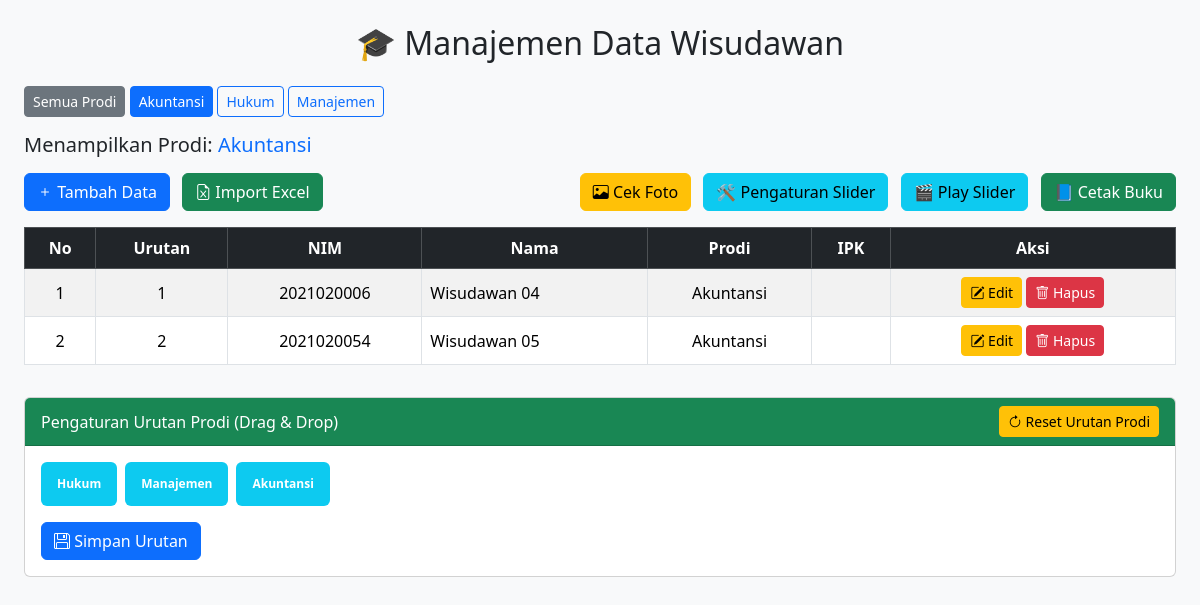
The app's page /admin.php?prodi=Akuntansi with its own data.
### tables this page shows
CREATE TABLE `tbl_wisudawan`  (
  `id` int NOT NULL AUTO_INCREMENT,
  `urutan` int NULL DEFAULT NULL,
  `nirm` varchar(255) NULL DEFAULT NULL,
  `nama` varchar(255) NULL DEFAULT NULL,
  `ortu_laki` varchar(255) NULL DEFAULT NULL,
  `ortu_perempuan` varchar(255) NULL DEFAULT NULL,
  `tmp_tgl_lahir` text NULL,
  `asal_sekolah` varchar(255) NULL DEFAULT NULL,
  `alamat` text NULL,
  `ipk` varchar(255) NULL DEFAULT NULL,
  `judul` text NULL,
  `keterangan` text NULL,
  `prodi` varchar(255) NULL DEFAULT NULL,
  `gelombang` varchar(1) NULL DEFAULT NULL,
  PRIMARY KEY (`id`) USING BTREE,
  INDEX `idx_gelombang_prodi`(`gelombang` ASC, `prodi` ASC) USING BTREE
);

CREATE TABLE `tbl_prodi_urutan`  (
  `id` int NOT NULL AUTO_INCREMENT,
  `nama_prodi` varchar(100) NOT NULL,
  `urutan` int NOT NULL,
  PRIMARY KEY (`id`) USING BTREE
);

### admin.php (the view, shortened to what this page needs)
<?php
require_once __DIR__ . "/connection.php";
$prodiResult = mysqli_query($koneksi, "SELECT DISTINCT prodi FROM tbl_wisudawan ORDER BY prodi ASC");
$selectedProdi = isset($_GET['prodi']) ? $_GET['prodi'] : '';
$limit = 30;
$page = isset($_GET['page']) ? (int)$_GET['page'] : 1;
$offset = ($page - 1) * $limit;
$where = $selectedProdi ? "WHERE prodi='$selectedProdi'" : "";
$result = mysqli_query($koneksi, "SELECT * FROM tbl_wisudawan $where ORDER BY prodi ASC, urutan ASC, nama ASC LIMIT $offset, $limit");
?>
<!DOCTYPE html>
<html lang="id">
<head>
    <link href="https://cdn.jsdelivr.net/npm/bootstrap@5.3.3/dist/css/bootstrap.min.css" rel="stylesheet">
    <link rel="stylesheet" href="https://cdn.jsdelivr.net/npm/bootstrap-icons@1.11.1/font/bootstrap-icons.css">
</head>
<body class="bg-light">
<div class="container-fluid px-4 mt-4">
    <h2 class="mb-4 text-center">🎓 Manajemen Data Wisudawan</h2>
    <div class="mb-3">
        <a href="admin.php" class="btn btn-secondary btn-sm <?= $selectedProdi=='' ? 'active' : '' ?>">Semua Prodi</a>
        <?php while($p = mysqli_fetch_assoc($prodiResult)): ?>
            <a href="?prodi=<?= urlencode($p['prodi']) ?>"
               class="btn btn-outline-primary btn-sm <?= $selectedProdi==$p['prodi'] ? 'active' : '' ?>">
               <?= htmlspecialchars($p['prodi']) ?>
            </a>
        <?php endwhile; ?>
    </div>
    <?php
    $prodiLabel = ($selectedProdi && trim($selectedProdi) !== '') ? htmlspecialchars($selectedProdi) : 'Semua Prodi';
    $link_slider = "index.php" .(($selectedProdi && trim($selectedProdi) !== '') ? "?prodi=" . htmlspecialchars($selectedProdi) : '');
    $link_buku = "buku-js.html" .(($selectedProdi && trim($selectedProdi) !== '') ? "?prodi=" . htmlspecialchars($selectedProdi) : '');
    ?>
    <h5 class="mb-3">Menampilkan Prodi: <span class="text-primary"><?= $prodiLabel ?></span></h5>
    <div class="d-flex justify-content-between align-items-center mb-3">
        <div>
            <button class="btn btn-primary me-2" data-bs-toggle="modal" data-bs-target="#formModal" onclick="clearForm()"><i class="bi bi-plus"></i> Tambah Data</button>
            <button class="btn btn-success" data-bs-toggle="modal" data-bs-target="#modalImport">
                <i class="bi bi-file-earmark-excel"></i> Import Excel
            </button>
        </div>
        <div>
            <button class="btn btn-warning me-2" data-bs-toggle="modal" data-bs-target="#modalFotoCheck"><i class="bi bi-image"></i> Cek Foto</button>
            <a href="logo.php" class="btn btn-info me-2">🛠️ Pengaturan Slider</a>
            <a href="<?= $link_slider ?>" class="btn btn-info me-2" target="_blank">🎬 Play Slider</a>
            <a href="<?= $link_buku ?>" class="btn btn-success" target="_blank">📘 Cetak Buku</a>
        </div>
    </div>
    <div class="table-responsive">
        <table class="table table-bordered table-striped align-middle">
            <thead class="table-dark text-center">
                <tr>
                    <th>No</th>
                    <th>Urutan</th>
                    <th>NIM</th>
                    <th>Nama</th>
                    <th>Prodi</th>
                    <th>IPK</th>
                    <th>Aksi</th>
                </tr>
            </thead>
            <tbody>
            <?php
            $no = $offset + 1;
            if (mysqli_num_rows($result) == 0): ?>
                <tr><td colspan="8" class="text-center text-muted">Tidak ada data</td></tr>
            <?php else:
                while ($row = mysqli_fetch_assoc($result)): ?>
                <tr>
                    <td class=" text-center"><?= $no++ ?></td>
                    <td class=" text-center"><?= htmlspecialchars($row['urutan'] ?? '') ?></td>
                    <td class=" text-center"><?= htmlspecialchars($row['nirm'] ?? '') ?></td>
                    <td><?= htmlspecialchars($row['nama'] ?? '') ?></td>
                    <td class=" text-center"><?= htmlspecialchars($row['prodi'] ?? '') ?></td>
                    <td class=" text-center"><?= htmlspecialchars($row['ipk'] ?? '') ?></td>
                    <td class="text-center">
                        <button class="btn btn-sm btn-warning"
                            data-bs-toggle="modal"
                            data-bs-target="#formModal"
                            onclick='editData(<?= json_encode($row) ?>)'><i class="bi bi-pencil-square"></i> Edit</button>
                        <a href="?delete=<?= $row['id'] ?>&prodi=<?= urlencode($selectedProdi) ?>" class="btn btn-sm btn-danger" onclick="return confirm('Hapus data ini?')"><i class="bi bi-trash"></i> Hapus</a>
                    </td>
                </tr>
            <?php endwhile; endif; ?>
            </tbody>
        </table>
    </div>
    <div class="card mb-5 mt-3">
        <div class="card-header bg-success text-white d-flex flex-row align-items-center justify-content-between">Pengaturan Urutan Prodi (Drag & Drop)
            <div class="d-inline ml-auto float-right">
                <form method="post" style="display:inline;">
                    <button type="submit" name="reset_prodi_urutan" class="btn btn-warning btn-sm">
                        <i class="bi bi-arrow-clockwise"></i> Reset Urutan Prodi
                    </button>
                </form>
            </div>
        </div>
        <div class="card-body">
            <div id="prodi-container" class="d-flex flex-wrap gap-2">
              <?php
              $q = mysqli_query($koneksi, "SELECT * FROM tbl_prodi_urutan ORDER BY urutan ASC");
              while ($r = mysqli_fetch_assoc($q)) {
                  echo "<div class='badge bg-info text-white p-3 rounded draggable-item' data-id='{$r['id']}' style='cursor:grab;'>{$r['nama_prodi']}</div>";
              }
              ?>
          </div>
          <button id="save-order" class="btn btn-primary mt-3"><i class="bi bi-floppy"></i> Simpan Urutan</button>
        </div>
    </div>
</div>
</body>
</html>

### records on screen
tbl_wisudawan: urutan "1", nirm "2021020006", nama "Wisudawan 04", prodi "Akuntansi"
tbl_wisudawan: urutan "2", nirm "2021020054", nama "Wisudawan 05", prodi "Akuntansi"
tbl_prodi_urutan: nama_prodi "Hukum"
tbl_prodi_urutan: nama_prodi "Manajemen"
tbl_prodi_urutan: nama_prodi "Akuntansi"

### other values on screen
$p['prodi'] "Akuntansi"
$p['prodi'] "Hukum"
$p['prodi'] "Manajemen"
$prodiLabel "Akuntansi"
